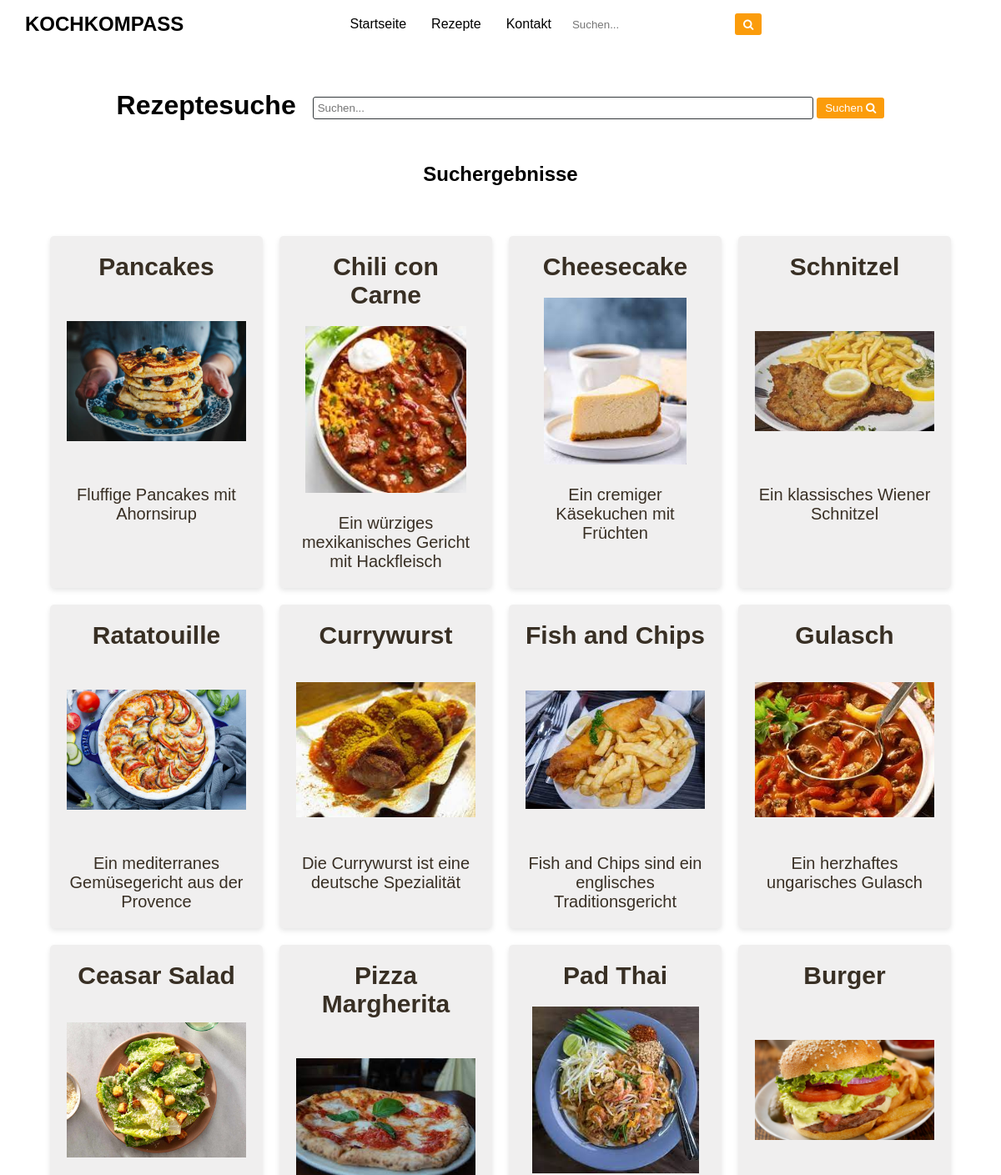
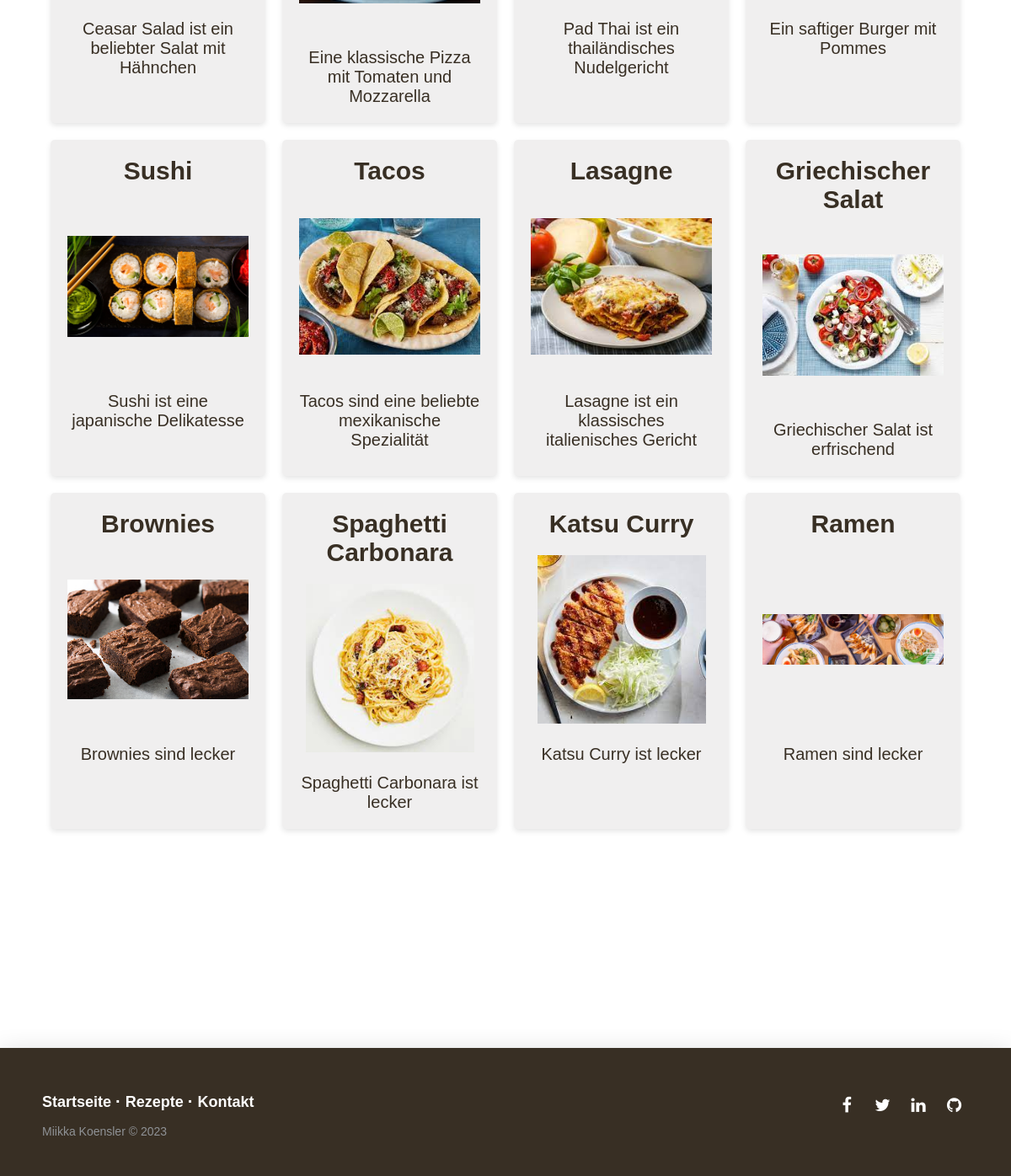
The app's page /sites/rezeptsuche.php with its own data (2 pictures, top to bottom).
### tables this page shows
CREATE TABLE `rezepte` (
  `id` int(11) NOT NULL,
  `name` varchar(255) NOT NULL,
  `beschreibung` text NOT NULL,
  `bewertung` float NOT NULL,
  `eiweiß` float NOT NULL,
  `fett` float NOT NULL,
  `energie` float NOT NULL,
  `kohlenhydrate` float NOT NULL,
  `bild` varchar(255) DEFAULT NULL
);

### sites/rezeptsuche.php (the view, shortened to what this page needs)
<?php
require_once '../module/dbconnect.php';
if (isset($_POST['search'])) {
    $searchTerm = $_POST['search'];
    $sql = "SELECT * FROM rezepte WHERE name LIKE '%$searchTerm%'";
} else {
    $sql = "SELECT * FROM rezepte ORDER BY id DESC";
}
$result = $conn->query($sql);
$output = '';
if ($result->num_rows > 0) {
    while ($row = $result->fetch_assoc()) {
        $output .= '<div class="flex-item" onclick="showRecipe(' . $row['id'] . ')">';
        $output .= '<h2>' . $row['name'] . '</h2>';
        $output .= '<img src="../assets/img/' . $row['bild'] . '" alt="Bild des Rezepts">';
        $output .= '<p>' . $row['beschreibung'] . '</p>';
        $output .= '</div>';
    }
} else {
    $output = "Keine ";
    $output .= isset($_POST['search']) ? "Ergebnisse" : "Einträge";
    $output .= " gefunden.";
}
include '../module/navbar.php';
?>
<div class="container">
    <div class="search">
        <div class="rezeptsuche-suche">
            <h1>Rezeptesuche</h1>
            <form method="post" class="rezeptsuche-suchform">
                <input type="text" name="search" placeholder="Suchen..." class="rezeptsuche-search-bar">
                <button type="submit" class="rezeptsuche-search-button">Suchen <i class="fa fa-search"></i></button>
            </form>
        </div>
    </div>
    <div class="container2">
        <h2>Suchergebnisse</h2>
        <div id="myUL" class="flex-container">
            <?= $output ?>
        </div>
    </div>
    <?php include '../module/footer.php'; ?>
</div>
</body>
</html>

### module/navbar.php (shortened to what this page needs)
<!DOCTYPE html>
<html lang="de">
<head>
    <link rel="stylesheet" href="../assets/css/style.css"/>
    <link rel="stylesheet" href="https://cdnjs.cloudflare.com/ajax/libs/font-awesome/4.7.0/css/font-awesome.min.css">
</head>
<body>
<nav class="navbar">
    <a href="../index.php" class="logo">Kochkompass</a>
    <ul class="nav">
        <li><a href="../index.php">Startseite</a></li>
        <li><a href="../sites/rezeptsuche.php">Rezepte</a></li>
        <li><a href="../sites/kontakt.php">Kontakt</a></li>
        <li class="search-container">
            <input type="text" placeholder="Suchen..." class="search-bar">
            <button type="submit" class="search-button"><i class="fa fa-search"></i></button>
        </li>
    </ul>
</nav>

### module/footer.php
<footer class="footer-distributed">
    <div class="footer-right">
        <a href="#"><i class="fa fa-facebook"></i></a>
        <a href="#"><i class="fa fa-twitter"></i></a>
        <a href="#"><i class="fa fa-linkedin"></i></a>
        <a href="#"><i class="fa fa-github"></i></a>
    </div>
    <div class="footer-left">
        <p class="footer-links">
            <a class="link-1" href="../index.php">Startseite</a>
            <a href="../sites/rezeptsuche.php">Rezepte</a>
            <a href="../sites/kontakt.php">Kontakt</a>
        </p>
        <p>Miikka Koensler &copy; 2023</p>
    </div>
</footer>

### assets/css/style.css (style rules this page uses)
* { margin: 0; padding: 0; font-family: "Montserrat", sans-serif; box-sizing: border-box; }
.navbar { display: flex; justify-content: space-between; align-items: center; padding: 10px; }
.navbar .logo { font-weight: bold; text-transform: uppercase; font-size: 24px; margin-left: 20px; text-decoration: none; color: black; }
.navbar ul { list-style-type: none; margin: 0; padding: 0; display: flex; }
.navbar ul li { margin-right: 10px; }
.navbar ul li a { display: block; color: black; text-decoration: none; padding: 10px; }
.nav { display: flex; list-style-type: none; margin: 0; padding: 0; }
.nav li { margin-right: 10px; }
.search-container { display: flex; align-items: center; }
.search-bar { padding: 5px; border: none; border-radius: 3px; width: 200px; }
.search-button { padding: 5px 10px; background-color: #FB9C0B; color: white; border: none; border-radius: 3px; margin-right: 20em; cursor: pointer; }
.search-button i { vertical-align: middle; }
.container { display: flex; align-items: center; flex-direction: column; }
.container2 { display: flex; align-items: center; min-height: 50vh; flex-direction: column; margin-bottom: 200px; }
.flex-container { display: flex; flex-wrap: wrap; margin: 0 auto; padding: 50px; justify-content: space-between; }
.flex-item { flex-basis: calc(20% - 20px); margin: 10px; padding: 20px; background-color: rgba(42, 39, 39, 0.07); text-align: center; font-size: 20px; color: #382f24; border-radius: 5px; box-shadow: 0px 3px 6px rgba(0, 0, 0, 0.10); }
.flex-item h2 { padding-bottom: 20px; }
.flex-item p { padding-top: 20px; }
.flex-item img { width: 100%; height: 200px; object-fit: contain; border-radius: 5px; }
@media (max-width: 1200px) { .flex-item { flex-basis: calc(25% - 20px); } }
.footer-distributed { background-color: #382f24; box-shadow: 0px 8px 30px rgba(0, 0, 0, 0.2); width: 100%; text-align: left; font: normal 16px sans-serif; padding: 45px 50px; margin-top: auto; }
.footer-distributed .footer-left p { color: #8f9296; font-size: 14px; margin: 0; }
.footer-distributed p.footer-links { font-size: 18px; font-weight: bold; color: #ffffff; margin: 0 0 10px; padding: 0; transition: ease .25s; }
.footer-distributed p.footer-links a { display: inline-block; line-height: 1.8; text-decoration: none; color: inherit; transition: ease .25s; }
.footer-distributed .footer-links a:before { content: "·"; font-size: 20px; left: 0; color: #fff; display: inline-block; padding-right: 5px; }
.footer-distributed .footer-links .link-1:before { content: none; }
.footer-distributed .footer-right { float: right; margin-top: 6px; max-width: 180px; }
.footer-distributed .footer-right a { display: inline-block; width: 35px; height: 35px; border-radius: 2px; font-size: 20px; color: #ffffff; text-align: center; line-height: 35px; margin-left: 3px; transition: all .25s; }
.rezeptsuche-suche { display: flex; justify-content: center; }
.rezeptsuche-suchform { margin-top: 8px; }
.rezeptsuche-suche { display: flex; margin: 0 auto; padding: 50px; flex-direction: row; }
.rezeptsuche-search-bar { margin-left: 20px; padding: 5px; border-radius: 3px; border: solid 1px #33383b; width: 600px; }
.rezeptsuche-search-button { padding: 5px 10px; background-color: #FB9C0B; color: white; border: none; border-radius: 3px; cursor: pointer; }

### records on screen
rezepte: name "Pancakes", bild (picture), beschreibung "Fluffige Pancakes mit Ahornsirup"
rezepte: name "Chili con Carne", bild (picture), beschreibung "Ein würziges mexikanisches Gericht mit Hackfleisch"
rezepte: name "Cheesecake", bild (picture), beschreibung "Ein cremiger Käsekuchen mit Früchten"
rezepte: name "Schnitzel", bild (picture), beschreibung "Ein klassisches Wiener Schnitzel"
rezepte: name "Ratatouille", bild (picture), beschreibung "Ein mediterranes Gemüsegericht aus der Provence"
rezepte: name "Currywurst", bild (picture), beschreibung "Die Currywurst ist eine deutsche Spezialität"
rezepte: name "Fish and Chips", bild (picture), beschreibung "Fish and Chips sind ein englisches Traditionsgericht"
rezepte: name "Gulasch", bild (picture), beschreibung "Ein herzhaftes ungarisches Gulasch"
rezepte: name "Ceasar Salad", bild (picture), beschreibung "Ceasar Salad ist ein beliebter Salat mit Hähnchen"
rezepte: name "Pizza Margherita", bild (picture), beschreibung "Eine klassische Pizza mit Tomaten und Mozzarella"
rezepte: name "Pad Thai", bild (picture), beschreibung "Pad Thai ist ein thailändisches Nudelgericht"
rezepte: name "Burger", bild (picture), beschreibung "Ein saftiger Burger mit Pommes"
rezepte: name "Sushi", bild (picture), beschreibung "Sushi ist eine japanische Delikatesse"
rezepte: name "Tacos", bild (picture), beschreibung "Tacos sind eine beliebte mexikanische Spezialität"
rezepte: name "Lasagne", bild (picture), beschreibung "Lasagne ist ein klassisches italienisches Gericht"
rezepte: name "Griechischer Salat", bild (picture), beschreibung "Griechischer Salat ist erfrischend"
rezepte: name "Brownies", bild (picture), beschreibung "Brownies sind lecker"
rezepte: name "Spaghetti Carbonara", bild (picture), beschreibung "Spaghetti Carbonara ist lecker"
rezepte: name "Katsu Curry", bild (picture), beschreibung "Katsu Curry ist lecker"
rezepte: name "Ramen", bild (picture), beschreibung "Ramen sind lecker"
